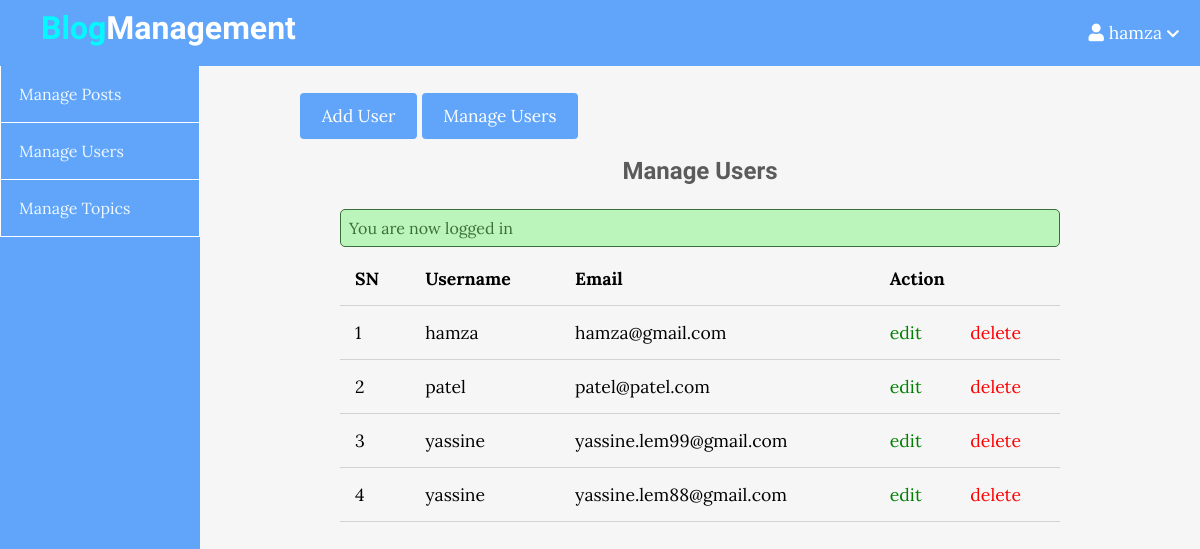
The app's page /admin/users/index.php (signed in) with its own data.
### tables this page shows
CREATE TABLE `users` (
  `id` int(11) NOT NULL,
  `admin` tinyint(4) NOT NULL,
  `username` varchar(255) NOT NULL,
  `email` varchar(255) NOT NULL,
  `password` varchar(255) NOT NULL,
  `created_at` timestamp NOT NULL DEFAULT current_timestamp()
);

### app/controllers/users.php (called while the page is built, shortened)
<?php
include(ROOT_PATH . "/app/database/db.php");
$table = 'users';
$admin_users = selectAll($table);

### app/database/db.php (called while the page is built, shortened)
<?php
require('connect.php');
function selectAll($table, $conditions = [])
{
    global $conn;
    $sql = "SELECT * FROM $table";
    if (empty($conditions)) {
        $stmt = $conn->prepare($sql);
        $stmt->execute();
        $records = $stmt->get_result()->fetch_all(MYSQLI_ASSOC);
        return $records;
    }
}

### admin/users/index.php (the view, shortened to what this page needs)
<?php include(ROOT_PATH . "/app/controllers/users.php");
?>
<!DOCTYPE html>
<html lang="en">
    <head>
        <link rel="stylesheet"
            href="https://use.fontawesome.com/releases/v5.7.2/css/all.css"
>
        <link rel="stylesheet" href="../../assets/css/style.css">
        <link rel="stylesheet" href="../../assets/css/admin.css">
    </head>
    <body>
    <?php include(ROOT_PATH . "/app/includes/adminHeader.php"); ?>
        <div class="admin-wrapper">
        <?php include(ROOT_PATH . "/app/includes/adminSidebar.php"); ?>
            <div class="admin-content">
                <div class="button-group">
                    <a href="create.php" class="btn btn-big">Add User</a>
                    <a href="index.php" class="btn btn-big">Manage Users</a>
                </div>
                <div class="content">
                    <h2 class="page-title">Manage Users</h2>
                    <?php include(ROOT_PATH . "/app/includes/messages.php"); ?>
                    <table>
                        <thead>
                            <th>SN</th>
                            <th>Username</th>
                            <th>Email</th>
                            <th colspan="2">Action</th>
                        </thead>
                        <tbody>
                            <?php foreach ($admin_users as $key => $user): ?>
                                <tr>
                                    <td><?php echo $key + 1; ?></td>
                                    <td><?php echo $user['username']; ?></td>
                                    <td><?php echo $user['email']; ?></td>
                                    <td><a href="edit.php?id=<?php echo $user['id']; ?>" class="edit">edit</a></td>
                                    <td><a href="index.php?delete_id=<?php echo $user['id']; ?>" class="delete">delete</a></td>
                                </tr>
                            <?php endforeach; ?>
                        </tbody>
                    </table>
                </div>
            </div>
        </div>
    </body>
</html>

### assets/css/style.css (style rules this page uses)
* { box-sizing: border-box; }
html, body { height: 100%; padding: 0px; margin: 0px; background: #f6f6f6; font-family: "Lora", serif; }
h1, h2, h3, h4, h5, h6 { font-family: "Candal", serif; color: #5c5b5b; margin: 5px; }
a { text-decoration: none; color: inherit; }
.btn { padding: 0.5rem 1rem; background: #60a5fa; color: white; border: 1px solid transparent; border-radius: 0.25rem; font-size: 1.08em; font-family: "Lora", serif; }
.btn-big { padding: 0.7rem 1.3rem; line-height: 1.3rem; }
.content { width: 90%; margin: 30px auto 30px; }

### assets/css/admin.css (style rules this page uses)
.admin-wrapper { display: flex; height: calc(100% - 66px); }
.admin-wrapper .admin-content { flex: 8; height: 100%; padding: 40px 100px 100px; overflow-y: scroll; }
.admin-content .page-title { text-align: center; margin-bottom: 1.5rem; }
table { width: 100%; border-collapse: collapse; font-size: 1.1rem; }
th, td { padding: 15px; text-align: left; border-bottom: 1px solid #d3d3d3; }
.edit { color: green; }
.delete { color: red; }

### records on screen
users: username "hamza", email "hamza@gmail.com"
users: username "patel", email "patel@patel.com"
users: username "yassine", email "yassine.lem99@gmail.com"
users: username "yassine", email "yassine.lem88@gmail.com"

### other values on screen
$_SESSION['username'] "hamza"
$_SESSION['message'] "You are now logged in"
